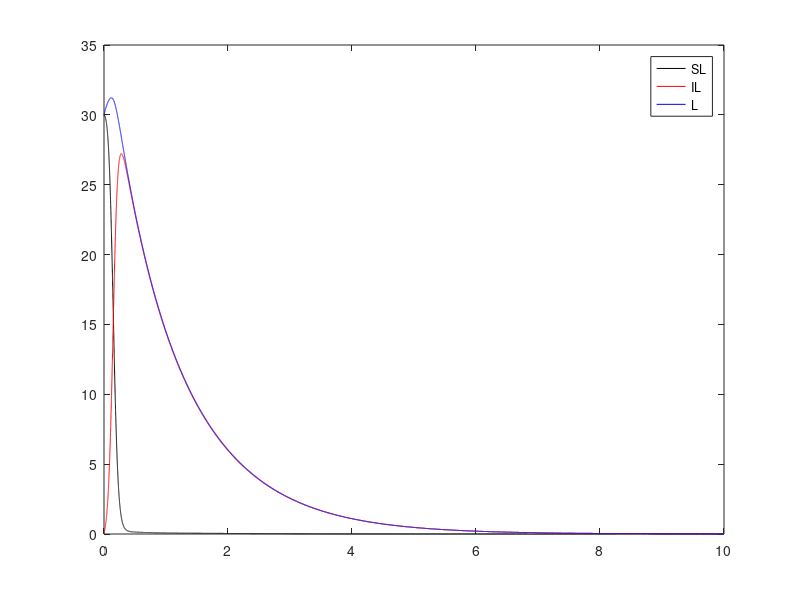

The MATLAB source for this figure:
function model1()
    %Parameters
    param.L0 = 30; %OK 30
    param.S_L0 = param.L0;
    param.I_L0 = 0;

    param.C0 = 500; %ESTIMATION 500
    param.S_C0 = 0.95*param.C0;
    param.I_C0 = 0.05*param.C0;
    param.R_C0 = 0;

    param.R0 = 700;

%     param.alpha_LC = 0.0026; %ESTIMATION
%     param.e_LR = 0.0028; %OK 
%     param.e_CR = 0.001; %OK
%     param.e_LC = 0.0001; %ESTIMATION
%     param.beta_L = 0.1;
%     param.beta_C = 0.027; %OK
%     param.beta_CL = 0.95 * param.alpha_LC/param.L0; %ESTIMATION = 0.000082
%     param.gamma_L = 0.00046; %OK 
%     param.rho_C = 0.0018; %OK 
%     param.delta_L = 0.0038; %OK
%     param.delta_C = 0.0015; %OK
%     param.q_L = 0.036; %ESTIMATION
%     param.p_C = 0.07; %OK
%     param.p_L = 0.01; %OK 
%     param.x_L = 0.14; %OK
%     param.x_C = 0.002; %BOF 
%     param.y_R = 6.1; %OK
    
    param.alpha_LC = 0.0026; %ESTIMATION 0.0026
    param.e_LR = 0.12; %OK  0.12
    param.e_CR = 0.24; %ESTIMATION 0.24
    param.e_LC = 0.01; %ESTIMATION 0.01
    param.beta_L = 0.07; %ESTIMATION 
    param.beta_C = 0.027; %OK 0.027
    param.beta_CL = 0.95 * param.alpha_LC; %ESTIMATION 
    param.gamma_L = 0.00046; %OK 
    param.rho_C = 0.0018; %OK 
    param.delta_L = 0.0038; %OK
    param.delta_C = 0.009; %OK 0.0015
    param.q_L = 0.3; %ESTIMATION 0.036
    param.p_C = 0.5; %OK 0.07; 0.5
    param.p_L = 0.5; %OK 0.01; 0.5
    param.x_L = 0.12; %OK 0.14
    param.x_C = 0.1; %BOF 0.002; 0.1
    param.y_R = 6.1; %OK 6.1
    param.K_C = 600;
    param.K_R = 800;
    
    %Model
    X0 = [param.S_L0 param.I_L0 param.S_C0 param.I_C0 param.R_C0 param.R0];
    % simulation parameters
        tf = 365 * 10; %Time
        options = odeset('NonNegative',1:6);
    [t,X] = ode45( @(t,x) Mod_rhs(t,x,param), [0,tf], X0(:), options);

    X = X';
    t = t'/365;
    
    %plot all
%     figure
%     plot(t,X(1,:),'k','DisplayName','SL');
%     hold on;
%     plot(t,X(2,:),'r','DisplayName','IL');
%     plot(t,X(3,:),'b','DisplayName','SC');
%     plot(t,X(4,:),'c','DisplayName','IC');
%     plot(t,X(5,:),'m','DisplayName','RC');
%     plot(t,X(6,:),'g','DisplayName','R');
%     hold off;
%     legend show;
%     
%     %plot R
%     figure
%     plot(t,X(6,:),'g','DisplayName','R');
%     legend show;
%     
%     %plot C 
%     figure
%     plot(t,X(3,:),'k','DisplayName','SC');
%     hold on;
%     plot(t,X(4,:),'r','DisplayName','IC');
%     plot(t,X(5,:),'m','DisplayName','RC');
%     plot(t,X(3,:) + X(4,:) + X(5,:),'b','DisplayName','C');
%     hold off;
%     legend show;
    
%     plot L
    figure
    plot(t,X(1,:),'k','DisplayName','SL');
    hold on;
    plot(t,X(2,:),'r','DisplayName','IL');
    plot(t,X(1,:) + X(2,:),'b','DisplayName','L');
    hold off;
    legend show;

    L = X(1,:) + X(2,:);
    disp(['The Lynx are predicted to go extinct in ' num2str(t(find(L < 1,1))) ' yrs'])
    sensitivty = ((-4.1112 + t(find(L < 1,1)))/0.1)*(0.07/4.1112)
%     %plot LCR
%     figure
%     plot(t,X(1,:) + X(2,:),'r','DisplayName','L');
%     hold on;
%     plot(t,X(3,:)+X(4,:)+X(5,:),'b','DisplayName','C');
%     plot(t,X(6,:),'g','DisplayName','R');
%     hold off;
%     legend show;
%     
%     %plot 3D
%     figure
%     scatter3(X(1,:) + X(2,:),X(3,:)+X(4,:)+X(5,:),X(6,:));
%     xlabel('L')
%     ylabel('C')
%     zlabel('R')
    
end    

% FUNCTION (mix of SIR and Rosenzweig-MacArthur model)
function dxdt = Mod_rhs(t,x,param)
% function that computes the right-hand side of the differential equation
    S_L = x(1);
    I_L = x(2);
    L = S_L + I_L;
    S_C = x(3);
    I_C = x(4);
    R_C = x(5);
    C = S_C + I_C + R_C;
    R = x(6);
    
    dxdt = [  (param.e_LC * C * S_L/(C + 60)) +  (param.e_LR * R * S_L/(R + 48)) + (param.gamma_L * I_L) - (param.x_L * S_L) - (param.beta_L * I_L * S_L/L) - (param.beta_CL * I_C * S_L/L), ... dS_L/dt
              (param.e_LC * C * I_L/(C + 60)) + (param.e_LR * R * I_L/(R + 48)) + (param.beta_L * I_L * S_L/L) + (param.beta_CL * I_C * S_L/L) - (param.x_L * I_L) - (param.gamma_L * I_L) - (param.delta_L * I_L), ... dI_L/dt
              (param.e_CR * R * S_C/(R + 48) * (1 - C/param.K_C)) - (param.x_C * S_C) - (param.beta_C * I_C * S_C/C) - (param.q_L * L * S_C/(C + 60))  , ... dS_C/dt
              (param.e_CR * R * I_C/(R + 48) * (1 - C/param.K_C)) + (param.beta_C * I_C * S_C/C) - (param.x_C * I_C) - (param.q_L * L * I_C/(C + 60)) - (param.rho_C * I_C) - (param.delta_C * I_C)  , ... dI_C/dt
              (param.e_CR * R * R_C/(R + 48) * (1 - C/param.K_C)) + (param.rho_C * I_C) - (param.x_C * R_C) - (param.q_L * L * R_C/(C + 60))  , ... dR_C/dt
              (param.y_R * R*(1 - R/param.K_R)) - (param.p_C * R * C/(R + 48)) - (param.p_L * R * L/(R + 48))    ... dR/dt
           ];
	dxdt = dxdt (:);
end